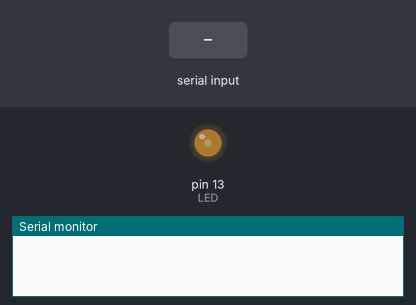
Simulated run of this sketch. Board: Arduino Uno, built with avr-gcc and run on an emulated ATmega328P. Parts: output pins drawn as LEDs (lit = HIGH), the last lines printed to the serial monitor. The inputs (shaded band) are chosen by the test bench.

Above: at 1.2 s.
1.3 s: "90\n" received over Serial
At 1.52 s:
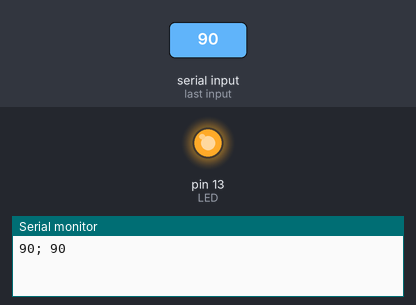
4.3 s: "90,45\n" received over Serial
At 4.5 s:
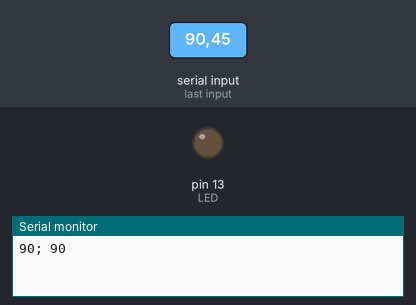
Timing chart, 0 to 7.3 s (numbered marks = the images above; inputs shaded):
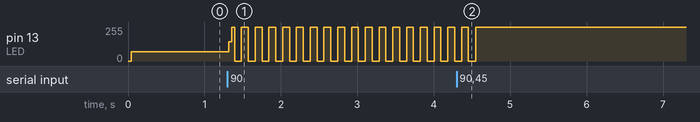

Measured:
- after the input at 1.3 s, pin 13 (LED): 69/255 → 145/255 at once, then moves between 0/255 and 255/255, repeating every 0.54 s
- after the input at 4.3 s, pin 13 (LED): goes on until 4.5 s, then stays 255/255

The sketch:

Serial_string_2_int_test.ino
```cpp
/**********************************************
* Send data via serial port to change control param.
*Communication protocol: num1 num2 ... \n(finish flag)
* Time: 20190516
***********************************************/

const int LED = 13;
long Data = 0;

String Input_string = "";
bool Read_completed = false;
char Finish_flag = '\n';

void setup()
{
	pinMode(LED,OUTPUT);
	Serial.begin(9600);
}

void loop()
{
	digitalWrite(LED,HIGH);
	delay(Data);
	digitalWrite(LED, LOW);
	delay(Data);
	if (Read_completed == true)
	{
		Data = string_2_int(Input_string);
		Serial.print(Input_string); Serial.print("; "); Serial.print(Data); Serial.println();
		Read_completed = false;
		Input_string = "";
	}
}


//serialEvent() is called inside the loop(), so it's not a realtime interrupt
void serialEvent()
{
	while (Serial.available())
	{
		//get the new byte
		char inChar = (char)Serial.read();
		if (inChar != Finish_flag)
		{
			Input_string += inChar;
		}
		// if the incoming character is a newline, set a flag so the main loop can know about it.
		if(inChar == Finish_flag)
		{
			Read_completed = true;
		}
	}
}

//Transform string to int(there still a little problem,when num. value is above 99)
long string_2_int(String &string)
{
	long num = 0;
	for (int i = 0; i < string.length(); i++)
	{
		int tmp = string.charAt(i) - '0';
		num +=  tmp*pow(10,string.length()-i-1);
	}
	return num;
}
```
